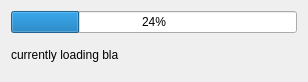
<?xml version="1.0" encoding="UTF-8"?>
<ui version="4.0">
 <class>Gui_Progress_Dialog</class>
 <widget class="QDialog" name="Gui_Progress_Dialog">
  <property name="windowModality">
   <enum>Qt::WindowModal</enum>
  </property>
  <property name="geometry">
   <rect>
    <x>0</x>
    <y>0</y>
    <width>308</width>
    <height>82</height>
   </rect>
  </property>
  <property name="windowTitle">
   <string>Form</string>
  </property>
  <layout class="QVBoxLayout" name="verticalLayout_2">
   <item>
    <layout class="QVBoxLayout" name="verticalLayout">
     <item>
      <widget class="QProgressBar" name="progressBar">
       <property name="value">
        <number>24</number>
       </property>
      </widget>
     </item>
     <item>
      <widget class="QLabel" name="lbl_status">
       <property name="text">
        <string>currently loading bla</string>
       </property>
      </widget>
     </item>
    </layout>
   </item>
  </layout>
 </widget>
 <resources/>
 <connections/>
</ui>
